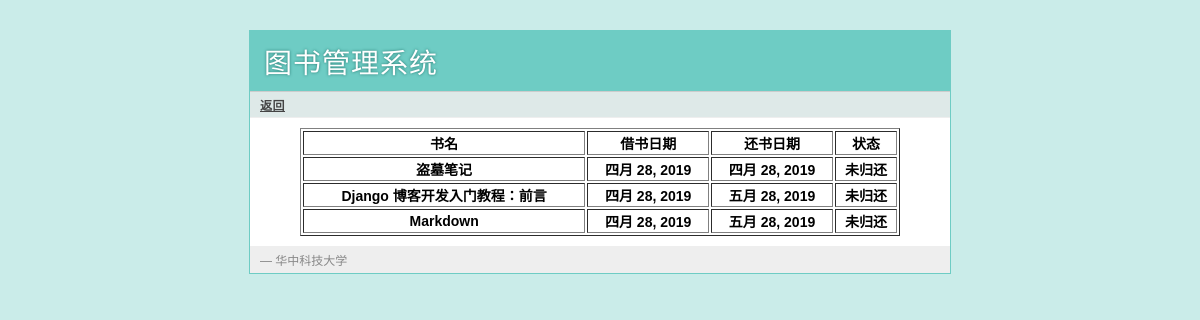
The page /reader_histroy/ (signed in) on the database as committed earlier.
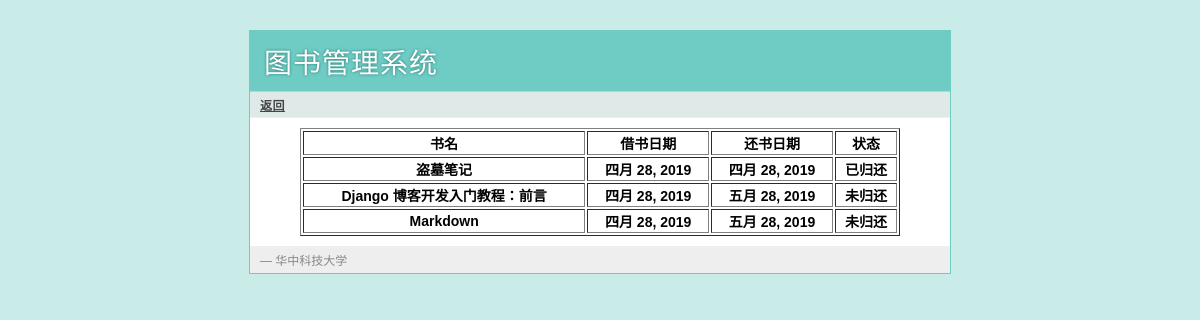
The same page on the database as committed later.
### mybooklibrary/models.py (models this page shows, shortened)
class Historys(models.Model):
    date_borrow = models.DateField()
    date_return = models.DateField()
    status = models.BooleanField()
    user = models.ForeignKey('Users', on_delete=models.CASCADE)
    book = models.ForeignKey('Books', on_delete=models.CASCADE)

class Books(models.Model):
    title = models.CharField(max_length=20)
    author = models.CharField(max_length=20)
    publish_com = models.CharField(max_length=50)
    publish_date = models.DateField()

### mybooklibrary/views.py (the view)
# urls.py: url(r'^reader_histroy/$', views.reader_histroy, name='reader_histroy'),
def reader_histroy(request):
    username = request.session.get("username")
    user = Users.objects.get(username=username)
    historys = user.historys_set.all()
    return render(request, 'mybooklibrary/reader_histroy.html', {"historys": historys})

### templates/mybooklibrary/reader_histroy.html (shortened to what this page needs)
{% extends "mybooklibrary/layout.html" %}
{% block link %}
	<a href="{% url 'mybooklibrary:reader' %}"> 返回 </a>
{% endblock %}
{% block body %}
	<table width="600" border="1" align="center">
	  <tr>
	    <th align="center"> 书名 </th>
	    <th align="center"> 借书日期 </th>
	    <th align="center"> 还书日期 </th>
	    <th align="center"> 状态 </th>
	  </tr>
	  {% for histroy in historys %}
	  <tr>
	    <th align="center"> {{histroy.book.title}} </th>
	    <th align="center"> {{histroy.date_borrow}}</th>
	    <th align="center"> {{histroy.date_return}} </th>
	    <th align="center">
			{% if histroy.status is True %} 未归还
			{% else %} 已归还
			{% endif %}
		</th>
	  </tr>
	  {% endfor %}
	</table>
{% endblock %}

Rows that differ between the two databases and show on the page:
changed Historys "盗墓笔记": status "未归还" → "已归还"
